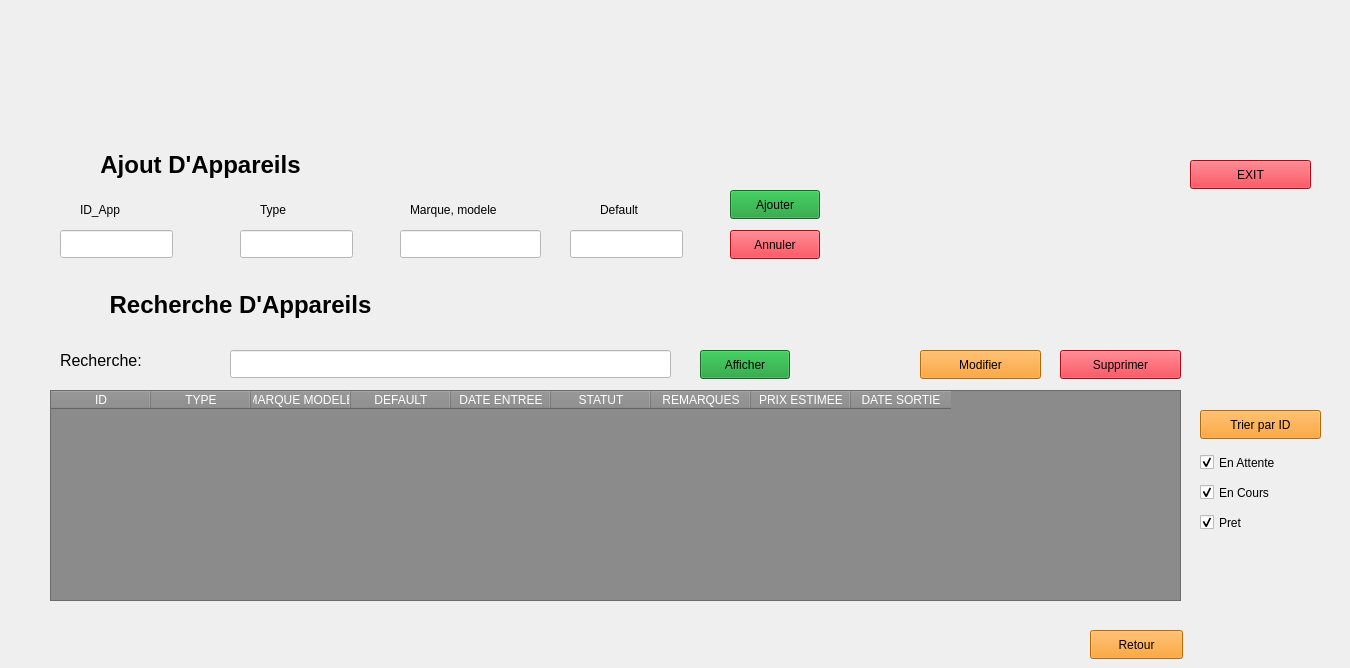
    <widget class="QWidget" name="menu_appareil">
     <widget class="QStackedWidget" name="stackedWidget_5">
      <property name="geometry">
       <rect>
        <x>30</x>
        <y>130</y>
        <width>1311</width>
        <height>471</height>
       </rect>
      </property>
      <property name="currentIndex">
       <number>0</number>
      </property>
      <widget class="QWidget" name="page_33">
       <widget class="QLabel" name="label_120">
        <property name="geometry">
         <rect>
          <x>380</x>
          <y>70</y>
          <width>141</width>
          <height>20</height>
         </rect>
        </property>
        <property name="text">
         <string>Marque, modele</string>
        </property>
       </widget>
       <widget class="QCheckBox" name="checkBox_7">
        <property name="geometry">
         <rect>
          <x>1170</x>
          <y>380</y>
          <width>92</width>
          <height>25</height>
         </rect>
        </property>
        <property name="text">
         <string>Pret</string>
        </property>
        <property name="checked">
         <bool>true</bool>
        </property>
       </widget>
       <widget class="QPushButton" name="pushButton_42">
        <property name="geometry">
         <rect>
          <x>890</x>
          <y>220</y>
          <width>121</width>
          <height>29</height>
         </rect>
        </property>
        <property name="styleSheet">
         <string notr="true">background-color: rgb(253, 145, 4);</string>
        </property>
        <property name="text">
         <string>Modifier</string>
        </property>
       </widget>
       <widget class="QLineEdit" name="type_3">
        <property name="geometry">
         <rect>
          <x>210</x>
          <y>100</y>
          <width>113</width>
          <height>28</height>
         </rect>
        </property>
        <property name="whatsThis">
         <string>&lt;html&gt;&lt;head/&gt;&lt;body&gt;&lt;p&gt;&lt;br/&gt;&lt;/p&gt;&lt;/body&gt;&lt;/html&gt;</string>
        </property>
        <property name="styleSheet">
         <string notr="true">background-color: rgb(255, 255, 255); </string>
        </property>
        <property name="text">
         <string/>
        </property>
       </widget>
       <widget class="QPushButton" name="btnaff_7">
        <property name="geometry">
         <rect>
          <x>700</x>
          <y>60</y>
          <width>90</width>
          <height>29</height>
         </rect>
        </property>
        <property name="styleSheet">
         <string notr="true">background-color: rgb(18, 153, 45);</string>
        </property>
        <property name="text">
         <string>Ajouter</string>
        </property>
       </widget>
       <widget class="QLineEdit" name="mm_3">
        <property name="geometry">
         <rect>
          <x>370</x>
          <y>100</y>
          <width>141</width>
          <height>28</height>
         </rect>
        </property>
        <property name="styleSheet">
         <string notr="true">background-color: rgb(255, 255, 255); </string>
        </property>
       </widget>
       <widget class="QTableWidget" name="tabaff_3">
        <property name="geometry">
         <rect>
          <x>20</x>
          <y>260</y>
          <width>1131</width>
          <height>211</height>
         </rect>
        </property>
        <property name="minimumSize">
         <size>
          <width>1131</width>
          <height>211</height>
         </size>
        </property>
        <property name="styleSheet">
         <string notr="true">background-color:rgb(139, 139, 139);
color :rgb(255, 255, 255);
</string>
        </property>
        <column>
         <property name="text">
          <string>ID</string>
         </property>
         <property name="background">
          <color>
           <red>0</red>
           <green>0</green>
           <blue>0</blue>
          </color>
         </property>
        </column>
        <column>
         <property name="text">
          <string>TYPE</string>
         </property>
         <property name="background">
          <color>
           <red>0</red>
           <green>0</green>
           <blue>0</blue>
          </color>
         </property>
        </column>
        <column>
         <property name="text">
          <string>MARQUE MODELE</string>
         </property>
         <property name="background">
          <color>
           <red>0</red>
           <green>0</green>
           <blue>0</blue>
          </color>
         </property>
        </column>
        <column>
         <property name="text">
          <string>DEFAULT</string>
         </property>
         <property name="background">
          <color>
           <red>0</red>
           <green>0</green>
           <blue>0</blue>
          </color>
         </property>
        </column>
        <column>
         <property name="text">
          <string>DATE ENTREE</string>
         </property>
         <property name="background">
          <color>
           <red>0</red>
           <green>0</green>
           <blue>0</blue>
          </color>
         </property>
        </column>
        <column>
         <property name="text">
          <string>STATUT</string>
         </property>
         <property name="background">
          <color>
           <red>0</red>
           <green>0</green>
           <blue>0</blue>
          </color>
         </property>
        </column>
        <column>
         <property name="text">
          <string>REMARQUES</string>
         </property>
         <property name="background">
          <color>
           <red>0</red>
           <green>0</green>
           <blue>0</blue>
          </color>
         </property>
        </column>
        <column>
         <property name="text">
          <string>PRIX ESTIMEE</string>
         </property>
         <property name="background">
          <color>
           <red>0</red>
           <green>0</green>
           <blue>0</blue>
          </color>
         </property>
        </column>
        <column>
         <property name="text">
          <string>DATE SORTIE</string>
         </property>
         <property name="background">
          <color>
           <red>0</red>
           <green>0</green>
           <blue>0</blue>
          </color>
         </property>
        </column>
       </widget>
       <widget class="QLineEdit" name="ID_3">
        <property name="geometry">
         <rect>
          <x>30</x>
          <y>100</y>
          <width>113</width>
          <height>28</height>
         </rect>
        </property>
        <property name="styleSheet">
         <string notr="true">background-color: rgb(255, 255, 255); </string>
        </property>
        <property name="text">
         <string/>
        </property>
       </widget>
       <widget class="QLabel" name="label_121">
        <property name="geometry">
         <rect>
          <x>30</x>
          <y>220</y>
          <width>131</width>
          <height>20</height>
         </rect>
        </property>
        <property name="styleSheet">
         <string notr="true">font: 12pt </string>
        </property>
        <property name="text">
         <string>Recherche: </string>
        </property>
       </widget>
       <widget class="QLabel" name="label_122">
        <property name="geometry">
         <rect>
          <x>570</x>
          <y>70</y>
          <width>63</width>
          <height>20</height>
         </rect>
        </property>
        <property name="text">
         <string>Default</string>
        </property>
       </widget>
       <widget class="QCheckBox" name="checkBox_8">
        <property name="geometry">
         <rect>
          <x>1170</x>
          <y>350</y>
          <width>101</width>
          <height>25</height>
         </rect>
        </property>
        <property name="text">
         <string>En Cours</string>
        </property>
        <property name="checked">
         <bool>true</bool>
        </property>
       </widget>
       <widget class="QLabel" name="label_123">
        <property name="geometry">
         <rect>
          <x>0</x>
          <y>150</y>
          <width>421</width>
          <height>51</height>
         </rect>
        </property>
        <property name="text">
         <string>&lt;html&gt;&lt;head/&gt;&lt;body&gt;&lt;p align=&quot;center&quot;&gt;&lt;span style=&quot; font-size:18pt; font-weight:700;&quot;&gt;Recherche D'Appareils&lt;/span&gt;&lt;/p&gt;&lt;/body&gt;&lt;/html&gt;</string>
        </property>
       </widget>
       <widget class="QPushButton" name="pushButton_43">
        <property name="geometry">
         <rect>
          <x>1030</x>
          <y>220</y>
          <width>121</width>
          <height>29</height>
         </rect>
        </property>
        <property name="styleSheet">
         <string notr="true">background-color: rgb(253, 7, 27);</string>
        </property>
        <property name="text">
         <string>Supprimer</string>
        </property>
       </widget>
       <widget class="QPushButton" name="btnaff_8">
        <property name="geometry">
         <rect>
          <x>700</x>
          <y>100</y>
          <width>90</width>
          <height>29</height>
         </rect>
        </property>
        <property name="styleSheet">
         <string notr="true">background-color: rgb(253, 7, 27);</string>
        </property>
        <property name="text">
         <string>Annuler</string>
        </property>
       </widget>
       <widget class="QLabel" name="label_124">
        <property name="geometry">
         <rect>
          <x>-30</x>
          <y>10</y>
          <width>401</width>
          <height>51</height>
         </rect>
        </property>
        <property name="text">
         <string>&lt;html&gt;&lt;head/&gt;&lt;body&gt;&lt;p align=&quot;center&quot;&gt;&lt;span style=&quot; font-size:18pt; font-weight:700;&quot;&gt;Ajout D'Appareils&lt;/span&gt;&lt;/p&gt;&lt;/body&gt;&lt;/html&gt;</string>
        </property>
       </widget>
       <widget class="QCheckBox" name="checkBox_9">
        <property name="geometry">
         <rect>
          <x>1170</x>
          <y>320</y>
          <width>111</width>
          <height>25</height>
         </rect>
        </property>
        <property name="text">
         <string>En Attente</string>
        </property>
        <property name="checked">
         <bool>true</bool>
        </property>
       </widget>
       <widget class="QLabel" name="label_125">
        <property name="geometry">
         <rect>
          <x>230</x>
          <y>70</y>
          <width>63</width>
          <height>20</height>
         </rect>
        </property>
        <property name="text">
         <string>Type</string>
        </property>
       </widget>
       <widget class="QLineEdit" name="rech_3">
        <property name="geometry">
         <rect>
          <x>200</x>
          <y>220</y>
          <width>441</width>
          <height>28</height>
         </rect>
        </property>
        <property name="styleSheet">
         <string notr="true">background-color: rgb(255, 255, 255); 
</string>
        </property>
        <property name="text">
         <string/>
        </property>
       </widget>
       <widget class="QPushButton" name="btnaff_9">
        <property name="geometry">
         <rect>
          <x>670</x>
          <y>220</y>
          <width>90</width>
          <height>29</height>
         </rect>
        </property>
        <property name="styleSheet">
         <string notr="true">background-color: rgb(18, 153, 45);</string>
        </property>
        <property name="text">
         <string>Afficher</string>
        </property>
       </widget>
       <widget class="QLabel" name="label_126">
        <property name="geometry">
         <rect>
          <x>1190</x>
          <y>70</y>
          <width>91</width>
          <height>51</height>
         </rect>
        </property>
        <property name="text">
         <string/>
        </property>
        <property name="pixmap">
         <pixmap>../../Desktop/omar/omar/Bureau/projet c++/sc3/logo projet (2).jpg</pixmap>
        </property>
       </widget>
       <widget class="QLabel" name="label_127">
        <property name="geometry">
         <rect>
          <x>50</x>
          <y>70</y>
          <width>63</width>
          <height>20</height>
         </rect>
        </property>
        <property name="text">
         <string>ID_App</string>
        </property>
       </widget>
       <widget class="QLineEdit" name="dflt_3">
        <property name="geometry">
         <rect>
          <x>540</x>
          <y>100</y>
          <width>113</width>
          <height>28</height>
         </rect>
        </property>
        <property name="styleSheet">
         <string notr="true">background-color: rgb(255, 255, 255); </string>
        </property>
       </widget>
       <widget class="QPushButton" name="pushButton_44">
        <property name="geometry">
         <rect>
          <x>1160</x>
          <y>30</y>
          <width>121</width>
          <height>29</height>
         </rect>
        </property>
        <property name="styleSheet">
         <string notr="true">background-color: rgb(253, 7, 27);</string>
        </property>
        <property name="text">
         <string>EXIT</string>
        </property>
       </widget>
       <widget class="QPushButton" name="pushButton_45">
        <property name="geometry">
         <rect>
          <x>1170</x>
          <y>280</y>
          <width>121</width>
          <height>29</height>
         </rect>
        </property>
        <property name="styleSheet">
         <string notr="true">background-color: rgb(253, 145, 4);</string>
        </property>
        <property name="text">
         <string>Trier par ID</string>
        </property>
       </widget>
      </widget>
     </widget>
     <widget class="QPushButton" name="retour_10">
      <property name="geometry">
       <rect>
        <x>1090</x>
        <y>630</y>
        <width>93</width>
        <height>29</height>
       </rect>
      </property>
      <property name="styleSheet">
       <string notr="true">background-color: rgb(253, 145, 4);</string>
      </property>
      <property name="text">
       <string>Retour</string>
      </property>
     </widget>
    </widget>
